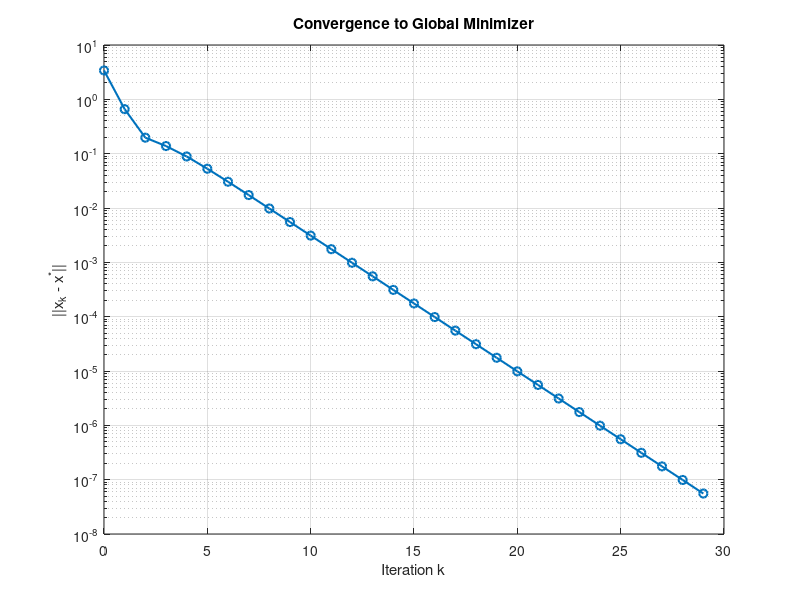

MATLAB code to generate this figure:
% -------- Problem setting ------------
Q = [1, 0.5, 0;
     0, 1, 0.25;
     0, 0.25, 1];

a = [1; -1; 2];

grad_f = @(x) Q*x + a;
f = @(x) 0.5 * x' * Q * x + a' * x;

lambda = eig(Q);
lambda_max = max(lambda);
alpha_upper = 2 / lambda_max;

fprintf("Maximum eigenvalue: %.4f\n", lambda_max);
fprintf("Safe upper bound for alpha: alpha < %.4f\n", alpha_upper);
%--------------------------------------


% --------- Initialization ------------
x = [0; 0; 0]; %initial point x_0

%alpha = 1.0;
alpha = lambda_max;
epsilon = 1e-7;
max_iter = 1000;

x_star = -Q \ a;
x_diff_norms = [];
%--------------------------------------


% --------- Gradient Descent -------------
for k = 1: max_iter
    g = grad_f(x);
    x_diff_norms(end+1) = norm(x - x_star);

    if norm(g) < epsilon
        break;
    end

    x = x - alpha * g;
end
%------------------------------------------


% ----------- Plot & Print ---------------
figure;
semilogy(0:k-1, x_diff_norms, '-o', 'LineWidth', 1.5);
xlabel('Iteration k'); 
ylabel('||x_k - x^*||');
title('Convergence to Global Minimizer');
grid on;

fprintf('Converged at iteration %d\n', k-1);
fprintf('Current alpha: %.4f\n', alpha);
fprintf('x* = [%f, %f, %f]\n', x(1), x(2), x(3));
fprintf('Final error ||x_k - x^*|| = %.2e\n', x_diff_norms(end));
